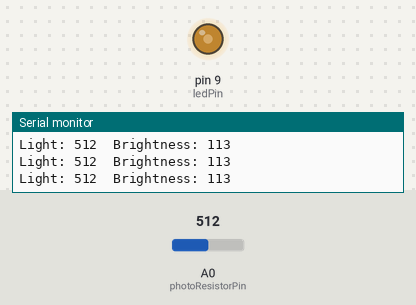
This sketch was run on a simulated Arduino Uno, built with avr-gcc and run on an emulated ATmega328P. Shown: output pins drawn as LEDs (lit = HIGH), the last lines printed to the serial monitor. Inputs (shaded band) come from the test bench; at power-on: A0 (photoResistorPin) = 512.

Above: at 1.2 s.
1.3 s: A0 (photoResistorPin) set to 306
At 2.5 s:
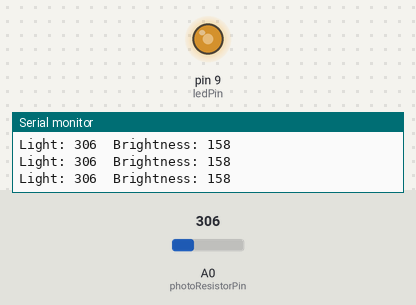
2.8 s: A0 (photoResistorPin) set to 122
At 4.0 s:
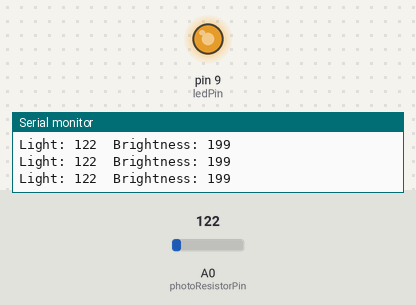
4.3 s: A0 (photoResistorPin) set to 900
At 5.5 s:
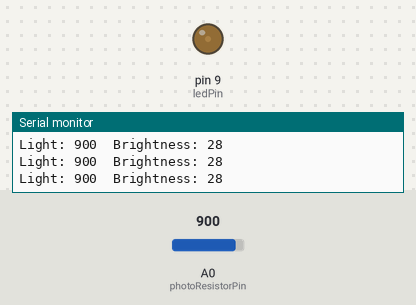
5.8 s: A0 (photoResistorPin) set to 1023
At 7.0 s:
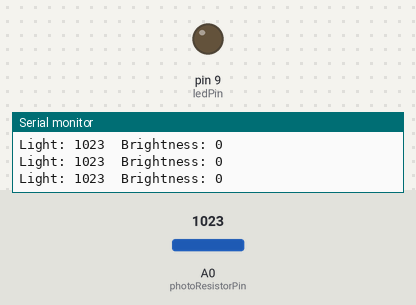
7.3 s: A0 (photoResistorPin) set to 511
At 8.6 s:
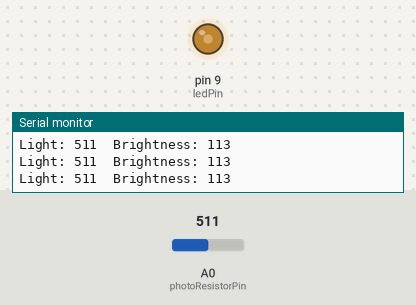
Timing chart, 0 to 9.8 s (numbered marks = the images above; inputs shaded):
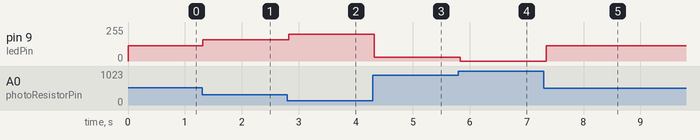

Measured:
- after the input at 1.3 s, pin 9 (ledPin): 113/255 → 158/255 at once
- after the input at 2.8 s, pin 9 (ledPin): 158/255 → 199/255 at once
- after the input at 4.3 s, pin 9 (ledPin): 199/255 → 28/255 at once
- after the input at 5.8 s, pin 9 (ledPin): 28/255 → 0/255 at once
- after the input at 7.3 s, pin 9 (ledPin): 0/255 → 113/255 after 0.05 s

The sketch:

buzzer_with_photocell.ino
```cpp
const int photoResistorPin = A0;
const int ledPin = 9;

void setup() {
  pinMode(ledPin, OUTPUT);
  Serial.begin(9600);
}

void loop() {
  int sensorValue = analogRead(photoResistorPin);


  int ledBrightness = map(sensorValue, 0, 1023, 225, 0);

  analogWrite(ledPin, ledBrightness);

  Serial.print("Light: ");
  Serial.print(sensorValue);
  Serial.print("  Brightness: ");
  Serial.println(ledBrightness);

  delay(100);
}
```
